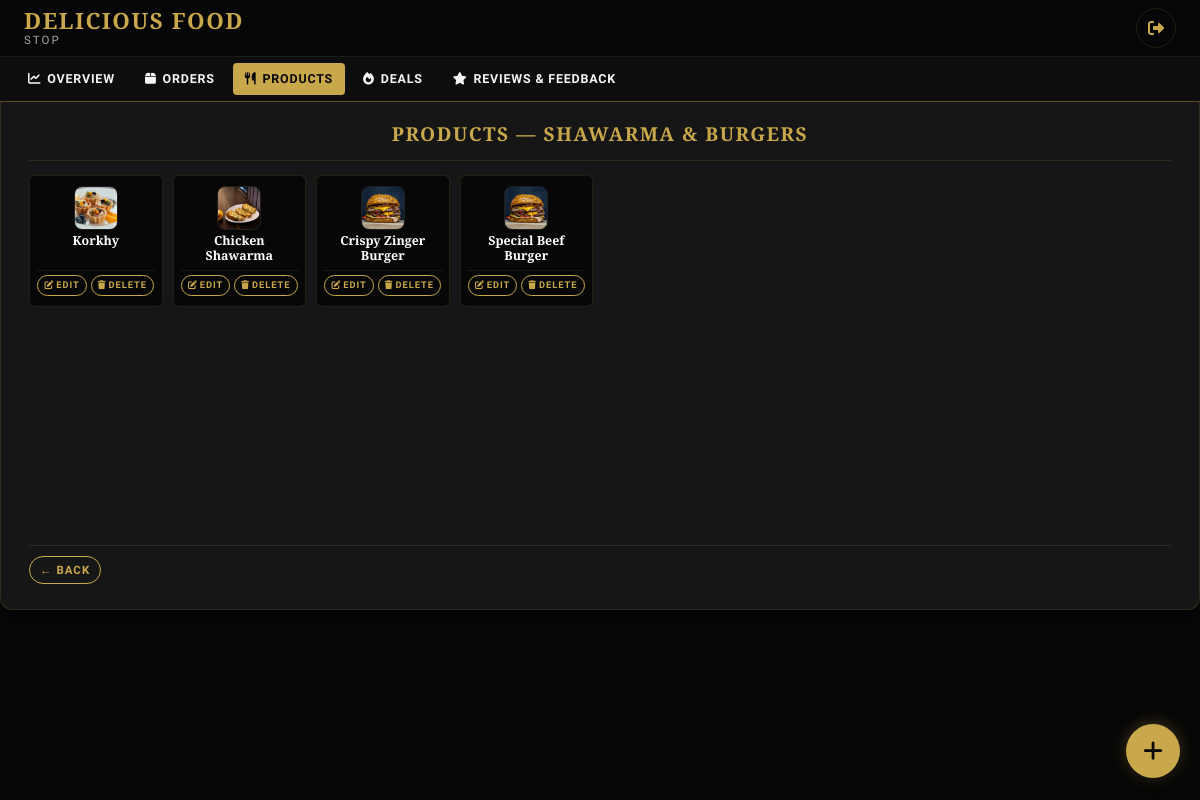
/owner/dashboard/products/?cat=shawarma-burgers (signed in), run on the app's committed database.
### website/models.py (models this page shows, shortened)
class Category(models.Model):
    name = models.CharField(max_length=100)
    slug = models.SlugField(max_length=100, unique=True)
    image_file = models.FileField(upload_to='categories/', blank=True, null=True, help_text="Category image file")
    display_order = models.PositiveIntegerField(default=0)
    is_active = models.BooleanField(default=True)
    class Meta:
        ordering = ['display_order', 'name']
        verbose_name_plural = 'Categories'

class Product(models.Model):
    category = models.ForeignKey(Category, on_delete=models.CASCADE, related_name='products')
    name = models.CharField(max_length=150)
    slug = models.SlugField(max_length=150, unique=True)
    price = models.DecimalField(max_digits=10, decimal_places=2)
    description = models.TextField(blank=True)
    image = models.CharField(max_length=255, help_text="Image path e.g. static/images/burger.jpg")
    image_file = models.FileField(upload_to='products/', blank=True, null=True, help_text="Or upload image file directly")
    tag = models.CharField(max_length=50, blank=True, help_text="e.g., Popular, Bestseller, Chef's Special, Spicy, Crispy")
    item_code = models.CharField(max_length=50, unique=True, help_text="Unique HTML data-id for shopping cart e.g. pizza-tikka")
    custom_style = models.CharField(max_length=255, blank=True, help_text="Inline CSS filters e.g. filter: hue-rotate(45deg);")
    is_available = models.BooleanField(default=True)
    display_order = models.PositiveIntegerField(default=0)
    class Meta:
        ordering = ['display_order', 'name']

### accounts/views.py (the view, shortened to what this page needs)
# urls.py: path('dashboard/products/', views.manage_products, name='manage_products'),
@login_required(login_url='login')
def manage_products(request):
    from django.db.models import Count
    search_query = request.GET.get('q', '').strip()
    category_slug = request.GET.get('cat', '').strip()
    categories_list = Category.objects.annotate(product_count=Count('products')).order_by('display_order', 'name')
    selected_category = None
    if category_slug:
        selected_category = Category.objects.filter(slug=category_slug).first()
    products_qs = Product.objects.select_related('category').all()
    if category_slug:
        products_qs = products_qs.filter(category__slug=category_slug)
    paginator = Paginator(products_qs, 6)
    page_number = request.GET.get('page')
    page_obj = paginator.get_page(page_number)
    context = {
        'products': page_obj,
        'categories': categories_list,
        'selected_category': selected_category,
        'search_query': search_query,
        'current_category': category_slug,
    }
    return render(request, 'accounts/products.html', context)

### website/context_processors.py (called while the page is built)
def restaurant_info(request):
    info = RestaurantInfo.objects.first()
    if not info:
        info = RestaurantInfo()
    return {
        'restaurant': info
    }

### templates/accounts/products.html (shortened to what this page needs)
{% extends 'accounts/dashboard_base.html' %}
{% load static %}
{% block dashboard_content %}
<div class="dashboard-card" style="margin-bottom: 24px; position: relative; padding-bottom: 25px; min-height: 520px; max-height: calc(100vh - 110px); display: flex; flex-direction: column;">
    {% if not current_category and not search_query %}
    <div style="text-align: center; margin-bottom: 14px; padding-bottom: 10px; border-bottom: 1px solid var(--color-border); flex-shrink: 0;">
        <h3 style="font-family: var(--font-brand); color: var(--color-primary); font-size: 1.2rem; text-transform: uppercase; letter-spacing: 1.5px; margin: 0; text-align: center;">Categories</h3>
    </div>
    <div style="flex: 1; overflow-y: auto; overflow-x: hidden; padding-right: 4px; margin-bottom: 15px; -webkit-overflow-scrolling: touch;">
        <div style="display: grid; grid-template-columns: repeat(auto-fill, minmax(130px, 1fr)); gap: 10px;">
            {% for cat in categories %}
            <div style="background: var(--color-bg-deep); border: 1px solid var(--color-border); border-radius: var(--border-radius-sm); padding: 10px 6px; text-align: center; height: 100%; display: flex; flex-direction: column; align-items: center; justify-content: space-between;">
                <a href="?cat={{ cat.slug }}" style="text-decoration: none; color: inherit; width: 100%; display: flex; flex-direction: column; align-items: center;">
                    {% if cat.image_file %}
                    <img src="{{ cat.image_file.url }}" alt="{{ cat.name }}" style="width: 40px; height: 40px; object-fit: cover; border-radius: 8px; margin-bottom: 4px; border: 1px solid rgba(255,255,255,0.1);">
                    {% else %}
                    <div style="width: 36px; height: 36px; border-radius: 50%; background: rgba(201,168,76,0.12); color: var(--color-primary); display: flex; align-items: center; justify-content: center; font-size: 1rem; margin-bottom: 4px; border: 1px solid rgba(201,168,76,0.3);">
                        <i class="fa-solid fa-utensils"></i>
                    </div>
                    {% endif %}
                    <h4 style="font-family: var(--font-brand); color: #fff; font-size: 0.78rem; margin: 0 0 2px 0; line-height: 1.2;">{{ cat.name }}</h4>
                    <span style="font-size: 0.68rem; color: var(--color-text-gray);">{{ cat.product_count }} Items</span>
                </a>
                <div style="display: flex; gap: 4px; margin-top: 6px; width: 100%; justify-content: center; align-items: center; padding-top: 4px; border-top: 1px solid rgba(255,255,255,0.06);">
                    <a href="{% url 'category_edit' cat.pk %}" class="btn-secondary" style="border-color: var(--color-primary); color: var(--color-primary); padding: 2px 6px; font-size: 0.58rem; font-weight: 600; text-decoration: none; border-radius: 12px; display: inline-flex; align-items: center; justify-content: center; gap: 2px; white-space: nowrap; width: fit-content; max-width: max-content;">
                        <i class="fa-solid fa-pen-to-square" style="font-size: 0.55rem;"></i> Edit
                    </a>
                    <a href="{% url 'category_delete' cat.pk %}" class="btn-secondary" style="border-color: var(--color-primary); color: var(--color-primary); padding: 2px 6px; font-size: 0.58rem; font-weight: 600; text-decoration: none; border-radius: 12px; display: inline-flex; align-items: center; justify-content: center; gap: 2px; white-space: nowrap; width: fit-content; max-width: max-content;">
                        <i class="fa-solid fa-trash" style="font-size: 0.55rem;"></i> Delete
                    </a>
                </div>
            </div>
            {% empty %}
            <div style="grid-column: span 2; text-align: center; padding: 30px; color: var(--color-text-gray);">
                No categories found.
            </div>
            {% endfor %}
        </div>
    </div>
    <div style="flex-shrink: 0; padding-top: 10px; border-top: 1px solid var(--color-border); display: flex; justify-content: flex-start;">
        <a href="{% url 'dashboard' %}" class="btn-secondary" style="border-color: var(--color-primary); color: var(--color-primary); padding: 4px 10px; font-size: 0.72rem; font-weight: 600; text-decoration: none; border-radius: 14px; display: inline-flex; align-items: center; justify-content: center; width: fit-content; max-width: max-content;">
            &larr; Back
        </a>
    </div>
    {% else %}
    <div style="text-align: center; margin-bottom: 14px; padding-bottom: 10px; border-bottom: 1px solid var(--color-border); flex-shrink: 0;">
        <h3 style="font-family: var(--font-brand); color: var(--color-primary); font-size: 1.2rem; text-transform: uppercase; letter-spacing: 1.5px; margin: 0; text-align: center;">
            Products {% if selected_category %}&mdash; {{ selected_category.name }}{% endif %}
        </h3>
    </div>
    <div style="flex: 1; overflow-y: auto; overflow-x: hidden; padding-right: 4px; margin-bottom: 15px; -webkit-overflow-scrolling: touch;">
        <div style="display: grid; grid-template-columns: repeat(auto-fill, minmax(130px, 1fr)); gap: 10px;">
            {% for product in products %}
            <div style="background: var(--color-bg-deep); border: 1px solid var(--color-border); border-radius: var(--border-radius-sm); padding: 10px 6px; text-align: center; height: 100%; display: flex; flex-direction: column; align-items: center; justify-content: space-between;">
                <a href="{% url 'product_detail' product.pk %}" style="text-decoration: none; color: inherit; width: 100%; display: flex; flex-direction: column; align-items: center;">
                    <img src="{% if product.image_file %}{{ product.image_file.url }}{% else %}{% static product.image %}{% endif %}" alt="{{ product.name }}" style="width: 44px; height: 44px; object-fit: cover; border-radius: 8px; margin-bottom: 4px; border: 1px solid rgba(255,255,255,0.1);" onerror="this.src='https://via.placeholder.com/44';">
                    <h4 style="font-family: var(--font-brand); color: #fff; font-size: 0.78rem; margin: 0; line-height: 1.2; font-weight: 600;">{{ product.name }}</h4>
                </a>
                <div style="display: flex; gap: 4px; margin-top: 6px; width: 100%; justify-content: center; align-items: center; padding-top: 4px; border-top: 1px solid rgba(255,255,255,0.06);">
                    <a href="{% url 'product_edit' product.pk %}" class="btn-secondary" style="border-color: var(--color-primary); color: var(--color-primary); padding: 2px 6px; font-size: 0.58rem; font-weight: 600; text-decoration: none; border-radius: 12px; display: inline-flex; align-items: center; justify-content: center; gap: 2px; white-space: nowrap; width: fit-content; max-width: max-content;">
                        <i class="fa-solid fa-pen-to-square" style="font-size: 0.55rem;"></i> Edit
                    </a>
                    <a href="{% url 'product_delete' product.pk %}" class="btn-secondary" style="border-color: var(--color-primary); color: var(--color-primary); padding: 2px 6px; font-size: 0.58rem; font-weight: 600; text-decoration: none; border-radius: 12px; display: inline-flex; align-items: center; justify-content: center; gap: 2px; white-space: nowrap; width: fit-content; max-width: max-content;">
                        <i class="fa-solid fa-trash" style="font-size: 0.55rem;"></i> Delete
                    </a>
                </div>
            </div>
            {% empty %}
            <div style="grid-column: span 2; text-align: center; padding: 30px; color: var(--color-text-gray);">
                No products found.
            </div>
            {% endfor %}
        </div>
    </div>
    <div style="flex-shrink: 0; padding-top: 10px; border-top: 1px solid var(--color-border);">
        <div style="display: flex; justify-content: flex-start; align-items: center;">
            <a href="{% url 'manage_products' %}" class="btn-secondary" style="border-color: var(--color-primary); color: var(--color-primary); padding: 4px 10px; font-size: 0.72rem; font-weight: 600; text-decoration: none; border-radius: 14px; display: inline-flex; align-items: center; justify-content: center; width: fit-content; max-width: max-content;">
                &larr; Back
            </a>
        </div>
    </div>
    {% endif %}
</div>
{% endblock %}
{% block floating_action %}
{% if current_category %}
<a href="{% url 'product_add' %}?cat={{ current_category }}" class="fixed-add-fab" title="Add New Product in {{ selected_category.name }}" aria-label="Add New Product">
    <i class="fa-solid fa-plus"></i>
</a>
{% else %}
<a href="{% url 'category_add' %}" class="fixed-add-fab" title="Add New Category" aria-label="Add New Category">
    <i class="fa-solid fa-plus"></i>
</a>
{% endif %}
{% endblock %}

### static/css/style.css (style rules this page uses)
:root { --color-primary: #C9A84C; --color-primary-rgb: 201, 168, 76; --color-primary-dark: #A8832E; --color-primary-light: #f5e4bd; --color-bg-deep: #070707; --color-bg-dark: #0f0f0f; --color-bg-card: #161616; --color-bg-card-hover: #1e1e1e; --color-text-white: #ffffff; --color-text-bright: #f5f5f5; --color-text-gray: #a5a5a5; --color-text-muted: #6e6e6e; --color-border: rgba(201, 168, 76, 0.15); --color-border-focus: rgba(201, 168, 76, 0.5); --font-brand: 'Cinzel', serif; --font-brand-decorative: 'Cinzel Decorative', serif; --font-title: 'Playfair Display', serif; --font-body: 'Plus Jakarta Sans', sans-serif; --transition-fast: 0.2s cubic-bezier(0.25, 0.46, 0.45, 0.94); --transition-smooth: 0.4s cubic-bezier(0.16, 1, 0.3, 1); --transition-slow: 0.8s cubic-bezier(0.16, 1, 0.3, 1); --shadow-sm: 0 4px 6px rgba(0, 0, 0, 0.1); --shadow-md: 0 10px 20px rgba(0, 0, 0, 0.3); --shadow-lg: 0 20px 40px rgba(0, 0, 0, 0.6); --shadow-gold: 0 10px 30px rgba(201, 168, 76, 0.08); --border-radius-sm: 6px; --border-radius-md: 12px; --border-radius-lg: 24px; --border-radius-circle: 50%; }
* { margin: 0; padding: 0; box-sizing: border-box; outline: none; }
html { scroll-behavior: smooth; scrollbar-width: thin; scrollbar-color: var(--color-primary) var(--color-bg-deep); }
body { font-family: var(--font-body); background-color: var(--color-bg-deep); color: var(--color-text-gray); line-height: 1.6; overflow-x: hidden; -webkit-font-smoothing: antialiased; }
h1, h2, h3, h4, h5, h6 { color: var(--color-text-bright); font-weight: 600; }
h2, h3 { font-family: var(--font-title); }
a { color: inherit; text-decoration: none; transition: var(--transition-fast); }
img { max-width: 100%; height: auto; display: block; }
.btn-secondary { background-color: transparent; color: var(--color-text-white); padding: 15px 35px; border-radius: 30px; font-weight: 600; font-size: 0.95rem; letter-spacing: 1px; text-transform: uppercase; border: 1px solid rgba(255, 255, 255, 0.3); display: inline-block; }

### templates/accounts/dashboard_base.html (style rules this page uses)
body { padding-top: 90px !important; }
.fixed-add-fab { position: fixed !important; bottom: 22px !important; right: 20px !important; z-index: 999999 !important; width: 54px !important; height: 54px !important; border-radius: 50% !important; background: var(--color-primary) !important; color: var(--color-bg-deep) !important; display: flex !important; align-items: center !important; justify-content: center !important; font-size: 1.4rem !important; box-shadow: 0 8px 25px rgba(0, 0, 0, 0.7), 0 0 15px rgba(201, 168, 76, 0.4) !important; text-decoration: none !important; transition: transform 0.3s ease, background-color 0.3s ease, box-shadow 0.3s ease !important; }
.dashboard-card { background: var(--color-bg-card); border: 1px solid var(--color-border); border-radius: var(--border-radius-md); padding: 28px; box-shadow: var(--shadow-md); overflow-x: hidden !important; max-width: 100% !important; box-sizing: border-box !important; }

### data on the page
Category: name "SHAWARMA & BURGERS"
Product: image_file (picture), name "Korkhy"
Product: image (picture), name "Chicken Shawarma"
Product: image (picture), name "Crispy Zinger Burger"
Product: image (picture), name "Special Beef Burger"
